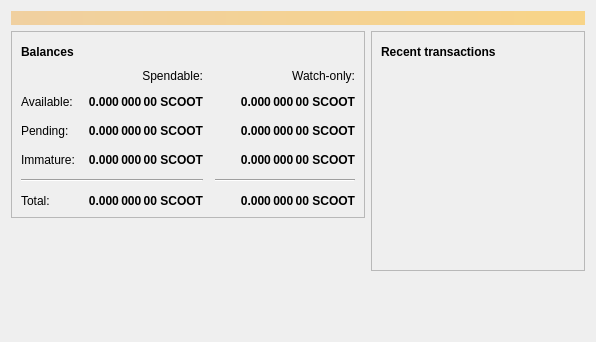
<?xml version="1.0" encoding="UTF-8"?>
<ui version="4.0">
 <class>OverviewPage</class>
 <widget class="QWidget" name="OverviewPage">
  <property name="geometry">
   <rect>
    <x>0</x>
    <y>0</y>
    <width>596</width>
    <height>342</height>
   </rect>
  </property>
  <property name="windowTitle">
   <string>Form</string>
  </property>
  <layout class="QVBoxLayout" name="topLayout">
   <item>
    <widget class="QLabel" name="labelAlerts">
     <property name="visible">
      <bool>false</bool>
     </property>
     <property name="styleSheet">
      <string notr="true">QLabel { background-color: qlineargradient(x1: 0, y1: 0, x2: 1, y2: 0, stop:0 #F0D0A0, stop:1 #F8D488); color:#000000; }</string>
     </property>
     <property name="wordWrap">
      <bool>true</bool>
     </property>
     <property name="margin">
      <number>3</number>
     </property>
     <property name="textInteractionFlags">
      <set>Qt::TextSelectableByMouse</set>
     </property>
    </widget>
   </item>
   <item>
    <layout class="QHBoxLayout" name="horizontalLayout" stretch="1,1">
     <item>
      <layout class="QVBoxLayout" name="verticalLayout_2">
       <item>
        <widget class="QFrame" name="frame">
         <property name="frameShape">
          <enum>QFrame::StyledPanel</enum>
         </property>
         <property name="frameShadow">
          <enum>QFrame::Raised</enum>
         </property>
         <layout class="QVBoxLayout" name="verticalLayout_4">
          <item>
           <layout class="QHBoxLayout" name="horizontalLayout_4">
            <item>
             <widget class="QLabel" name="label_5">
              <property name="font">
               <font>
                <weight>75</weight>
                <bold>true</bold>
               </font>
              </property>
              <property name="text">
               <string>Balances</string>
              </property>
             </widget>
            </item>
            <item>
             <widget class="QPushButton" name="labelWalletStatus">
              <property name="enabled">
               <bool>true</bool>
              </property>
              <property name="maximumSize">
               <size>
                <width>30</width>
                <height>16777215</height>
               </size>
              </property>
              <property name="toolTip">
               <string>The displayed information may be out of date. Your wallet automatically synchronizes with the Scootercoin network after a connection is established, but this process has not completed yet.</string>
              </property>
              <property name="text">
               <string/>
              </property>
              <property name="icon">
               <iconset resource="../bitcoin.qrc">
                <normaloff>:/icons/warning</normaloff>
                <disabledoff>:/icons/warning</disabledoff>:/icons/warning</iconset>
              </property>
              <property name="iconSize">
               <size>
                <width>24</width>
                <height>24</height>
               </size>
              </property>
              <property name="flat">
               <bool>true</bool>
              </property>
             </widget>
            </item>
            <item>
             <spacer name="horizontalSpacer_3">
              <property name="orientation">
               <enum>Qt::Horizontal</enum>
              </property>
              <property name="sizeHint" stdset="0">
               <size>
                <width>40</width>
                <height>20</height>
               </size>
              </property>
             </spacer>
            </item>
           </layout>
          </item>
          <item>
           <layout class="QGridLayout" name="gridLayout">
            <property name="spacing">
             <number>12</number>
            </property>
            <item row="2" column="2">
             <widget class="QLabel" name="labelWatchPending">
              <property name="font">
               <font>
                <weight>75</weight>
                <bold>true</bold>
               </font>
              </property>
              <property name="cursor">
               <cursorShape>IBeamCursor</cursorShape>
              </property>
              <property name="toolTip">
               <string>Unconfirmed transactions to watch-only addresses</string>
              </property>
              <property name="text">
               <string notr="true">0.000 000 00 SCOOT</string>
              </property>
              <property name="alignment">
               <set>Qt::AlignRight|Qt::AlignTrailing|Qt::AlignVCenter</set>
              </property>
              <property name="textInteractionFlags">
               <set>Qt::LinksAccessibleByMouse|Qt::TextSelectableByKeyboard|Qt::TextSelectableByMouse</set>
              </property>
             </widget>
            </item>
            <item row="2" column="1">
             <widget class="QLabel" name="labelUnconfirmed">
              <property name="font">
               <font>
                <weight>75</weight>
                <bold>true</bold>
               </font>
              </property>
              <property name="cursor">
               <cursorShape>IBeamCursor</cursorShape>
              </property>
              <property name="toolTip">
               <string>Total of transactions that have yet to be confirmed, and do not yet count toward the spendable balance</string>
              </property>
              <property name="text">
               <string notr="true">0.000 000 00 SCOOT</string>
              </property>
              <property name="alignment">
               <set>Qt::AlignRight|Qt::AlignTrailing|Qt::AlignVCenter</set>
              </property>
              <property name="textInteractionFlags">
               <set>Qt::LinksAccessibleByMouse|Qt::TextSelectableByKeyboard|Qt::TextSelectableByMouse</set>
              </property>
             </widget>
            </item>
            <item row="3" column="2">
             <widget class="QLabel" name="labelWatchImmature">
              <property name="font">
               <font>
                <weight>75</weight>
                <bold>true</bold>
               </font>
              </property>
              <property name="cursor">
               <cursorShape>IBeamCursor</cursorShape>
              </property>
              <property name="toolTip">
               <string>Mined balance in watch-only addresses that has not yet matured</string>
              </property>
              <property name="text">
               <string notr="true">0.000 000 00 SCOOT</string>
              </property>
              <property name="alignment">
               <set>Qt::AlignRight|Qt::AlignTrailing|Qt::AlignVCenter</set>
              </property>
              <property name="textInteractionFlags">
               <set>Qt::LinksAccessibleByMouse|Qt::TextSelectableByKeyboard|Qt::TextSelectableByMouse</set>
              </property>
             </widget>
            </item>
            <item row="4" column="0" colspan="2">
             <widget class="Line" name="line">
              <property name="orientation">
               <enum>Qt::Horizontal</enum>
              </property>
             </widget>
            </item>
            <item row="4" column="2">
             <widget class="Line" name="lineWatchBalance">
              <property name="sizePolicy">
               <sizepolicy hsizetype="Preferred" vsizetype="Fixed">
                <horstretch>0</horstretch>
                <verstretch>0</verstretch>
               </sizepolicy>
              </property>
              <property name="minimumSize">
               <size>
                <width>140</width>
                <height>0</height>
               </size>
              </property>
              <property name="orientation">
               <enum>Qt::Horizontal</enum>
              </property>
             </widget>
            </item>
            <item row="5" column="0">
             <widget class="QLabel" name="labelTotalText">
              <property name="text">
               <string>Total:</string>
              </property>
             </widget>
            </item>
            <item row="3" column="1">
             <widget class="QLabel" name="labelImmature">
              <property name="font">
               <font>
                <weight>75</weight>
                <bold>true</bold>
               </font>
              </property>
              <property name="cursor">
               <cursorShape>IBeamCursor</cursorShape>
              </property>
              <property name="toolTip">
               <string>Mined balance that has not yet matured</string>
              </property>
              <property name="text">
               <string notr="true">0.000 000 00 SCOOT</string>
              </property>
              <property name="alignment">
               <set>Qt::AlignRight|Qt::AlignTrailing|Qt::AlignVCenter</set>
              </property>
              <property name="textInteractionFlags">
               <set>Qt::LinksAccessibleByMouse|Qt::TextSelectableByKeyboard|Qt::TextSelectableByMouse</set>
              </property>
             </widget>
            </item>
            <item row="2" column="3">
             <spacer name="horizontalSpacer_2">
              <property name="orientation">
               <enum>Qt::Horizontal</enum>
              </property>
              <property name="sizeHint" stdset="0">
               <size>
                <width>40</width>
                <height>20</height>
               </size>
              </property>
             </spacer>
            </item>
            <item row="3" column="0">
             <widget class="QLabel" name="labelImmatureText">
              <property name="text">
               <string>Immature:</string>
              </property>
             </widget>
            </item>
            <item row="5" column="1">
             <widget class="QLabel" name="labelTotal">
              <property name="font">
               <font>
                <weight>75</weight>
                <bold>true</bold>
               </font>
              </property>
              <property name="cursor">
               <cursorShape>IBeamCursor</cursorShape>
              </property>
              <property name="toolTip">
               <string>Your current total balance</string>
              </property>
              <property name="text">
               <string notr="true">0.000 000 00 SCOOT</string>
              </property>
              <property name="alignment">
               <set>Qt::AlignRight|Qt::AlignTrailing|Qt::AlignVCenter</set>
              </property>
              <property name="textInteractionFlags">
               <set>Qt::LinksAccessibleByMouse|Qt::TextSelectableByKeyboard|Qt::TextSelectableByMouse</set>
              </property>
             </widget>
            </item>
            <item row="5" column="2">
             <widget class="QLabel" name="labelWatchTotal">
              <property name="font">
               <font>
                <weight>75</weight>
                <bold>true</bold>
               </font>
              </property>
              <property name="cursor">
               <cursorShape>IBeamCursor</cursorShape>
              </property>
              <property name="toolTip">
               <string>Current total balance in watch-only addresses</string>
              </property>
              <property name="text">
               <string notr="true">0.000 000 00 SCOOT</string>
              </property>
              <property name="alignment">
               <set>Qt::AlignRight|Qt::AlignTrailing|Qt::AlignVCenter</set>
              </property>
              <property name="textInteractionFlags">
               <set>Qt::LinksAccessibleByMouse|Qt::TextSelectableByKeyboard|Qt::TextSelectableByMouse</set>
              </property>
             </widget>
            </item>
            <item row="0" column="2">
             <widget class="QLabel" name="labelWatchonly">
              <property name="text">
               <string>Watch-only:</string>
              </property>
              <property name="alignment">
               <set>Qt::AlignRight|Qt::AlignTrailing|Qt::AlignVCenter</set>
              </property>
             </widget>
            </item>
            <item row="1" column="0">
             <widget class="QLabel" name="labelBalanceText">
              <property name="text">
               <string>Available:</string>
              </property>
             </widget>
            </item>
            <item row="1" column="1">
             <widget class="QLabel" name="labelBalance">
              <property name="font">
               <font>
                <weight>75</weight>
                <bold>true</bold>
               </font>
              </property>
              <property name="cursor">
               <cursorShape>IBeamCursor</cursorShape>
              </property>
              <property name="toolTip">
               <string>Your current spendable balance</string>
              </property>
              <property name="text">
               <string notr="true">0.000 000 00 SCOOT</string>
              </property>
              <property name="alignment">
               <set>Qt::AlignRight|Qt::AlignTrailing|Qt::AlignVCenter</set>
              </property>
              <property name="textInteractionFlags">
               <set>Qt::LinksAccessibleByMouse|Qt::TextSelectableByKeyboard|Qt::TextSelectableByMouse</set>
              </property>
             </widget>
            </item>
            <item row="1" column="2">
             <widget class="QLabel" name="labelWatchAvailable">
              <property name="font">
               <font>
                <weight>75</weight>
                <bold>true</bold>
               </font>
              </property>
              <property name="cursor">
               <cursorShape>IBeamCursor</cursorShape>
              </property>
              <property name="toolTip">
               <string>Your current balance in watch-only addresses</string>
              </property>
              <property name="text">
               <string notr="true">0.000 000 00 SCOOT</string>
              </property>
              <property name="alignment">
               <set>Qt::AlignRight|Qt::AlignTrailing|Qt::AlignVCenter</set>
              </property>
              <property name="textInteractionFlags">
               <set>Qt::LinksAccessibleByMouse|Qt::TextSelectableByKeyboard|Qt::TextSelectableByMouse</set>
              </property>
             </widget>
            </item>
            <item row="2" column="0">
             <widget class="QLabel" name="labelPendingText">
              <property name="text">
               <string>Pending:</string>
              </property>
             </widget>
            </item>
            <item row="0" column="1">
             <widget class="QLabel" name="labelSpendable">
              <property name="text">
               <string>Spendable:</string>
              </property>
              <property name="alignment">
               <set>Qt::AlignRight|Qt::AlignTrailing|Qt::AlignVCenter</set>
              </property>
             </widget>
            </item>
           </layout>
          </item>
         </layout>
        </widget>
       </item>
       <item>
        <spacer name="verticalSpacer">
         <property name="orientation">
          <enum>Qt::Vertical</enum>
         </property>
         <property name="sizeHint" stdset="0">
          <size>
           <width>20</width>
           <height>40</height>
          </size>
         </property>
        </spacer>
       </item>
      </layout>
     </item>
     <item>
      <layout class="QVBoxLayout" name="verticalLayout_3">
       <item>
        <widget class="QFrame" name="frame_2">
         <property name="frameShape">
          <enum>QFrame::StyledPanel</enum>
         </property>
         <property name="frameShadow">
          <enum>QFrame::Raised</enum>
         </property>
         <layout class="QVBoxLayout" name="verticalLayout">
          <item>
           <layout class="QHBoxLayout" name="horizontalLayout_2">
            <item>
             <widget class="QLabel" name="label_4">
              <property name="font">
               <font>
                <weight>75</weight>
                <bold>true</bold>
               </font>
              </property>
              <property name="text">
               <string>Recent transactions</string>
              </property>
             </widget>
            </item>
            <item>
             <widget class="QPushButton" name="labelTransactionsStatus">
              <property name="enabled">
               <bool>true</bool>
              </property>
              <property name="maximumSize">
               <size>
                <width>30</width>
                <height>16777215</height>
               </size>
              </property>
              <property name="toolTip">
               <string>The displayed information may be out of date. Your wallet automatically synchronizes with the Scootercoin network after a connection is established, but this process has not completed yet.</string>
              </property>
              <property name="text">
               <string/>
              </property>
              <property name="icon">
               <iconset resource="../bitcoin.qrc">
                <normaloff>:/icons/warning</normaloff>
                <disabledoff>:/icons/warning</disabledoff>:/icons/warning</iconset>
              </property>
              <property name="iconSize">
               <size>
                <width>24</width>
                <height>24</height>
               </size>
              </property>
              <property name="flat">
               <bool>true</bool>
              </property>
             </widget>
            </item>
            <item>
             <spacer name="horizontalSpacer">
              <property name="orientation">
               <enum>Qt::Horizontal</enum>
              </property>
              <property name="sizeHint" stdset="0">
               <size>
                <width>40</width>
                <height>20</height>
               </size>
              </property>
             </spacer>
            </item>
           </layout>
          </item>
          <item>
           <widget class="QListView" name="listTransactions">
            <property name="styleSheet">
             <string notr="true">QListView { background: transparent; }</string>
            </property>
            <property name="frameShape">
             <enum>QFrame::NoFrame</enum>
            </property>
            <property name="verticalScrollBarPolicy">
             <enum>Qt::ScrollBarAlwaysOff</enum>
            </property>
            <property name="horizontalScrollBarPolicy">
             <enum>Qt::ScrollBarAlwaysOff</enum>
            </property>
            <property name="selectionMode">
             <enum>QAbstractItemView::NoSelection</enum>
            </property>
           </widget>
          </item>
         </layout>
        </widget>
       </item>
       <item>
        <spacer name="verticalSpacer_2">
         <property name="orientation">
          <enum>Qt::Vertical</enum>
         </property>
         <property name="sizeHint" stdset="0">
          <size>
           <width>20</width>
           <height>40</height>
          </size>
         </property>
        </spacer>
       </item>
      </layout>
     </item>
    </layout>
   </item>
  </layout>
 </widget>
 <resources/>
 <connections/>
</ui>
